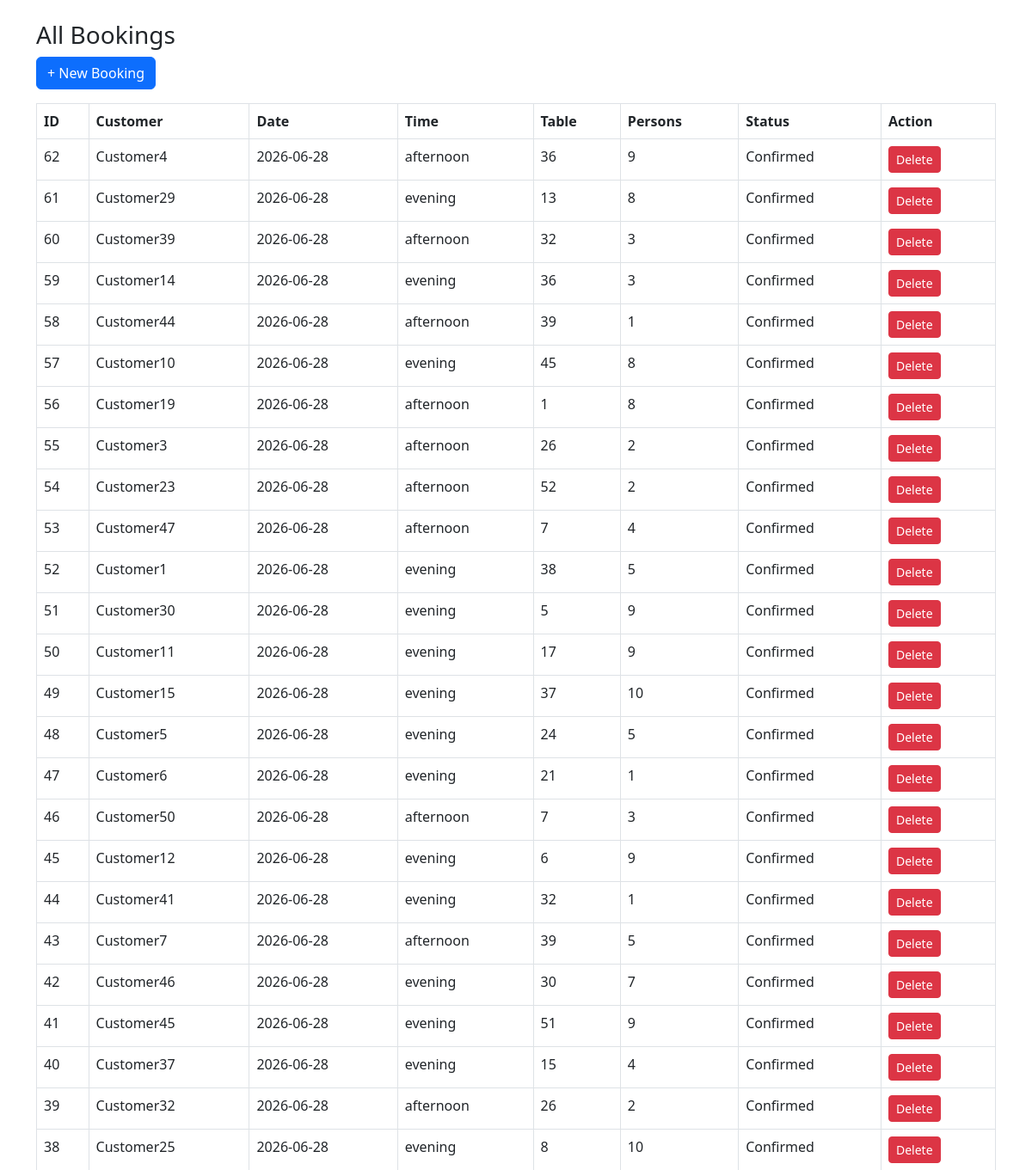
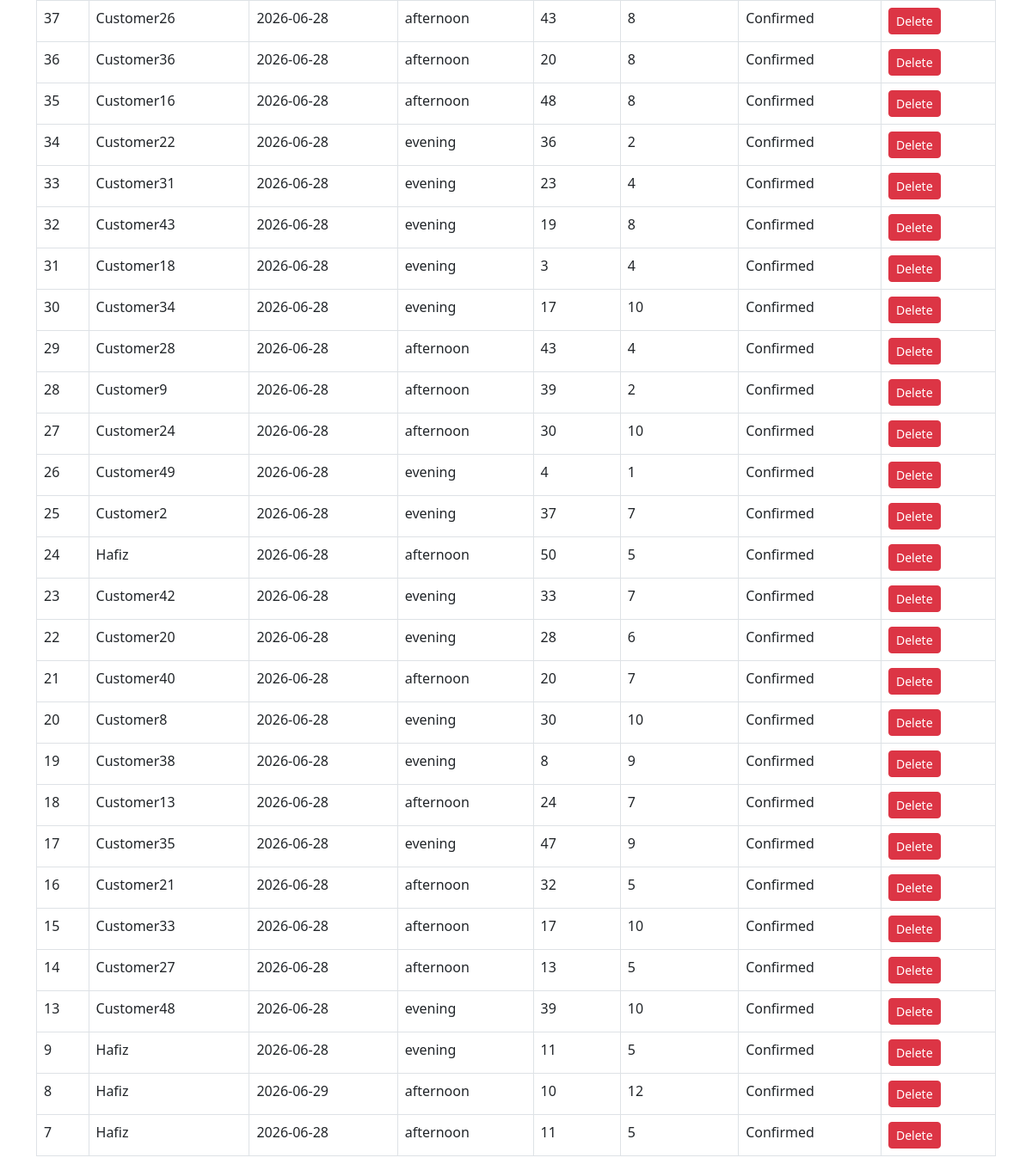
The app's page /index.php/bookings, older data (2 pictures, top to bottom).
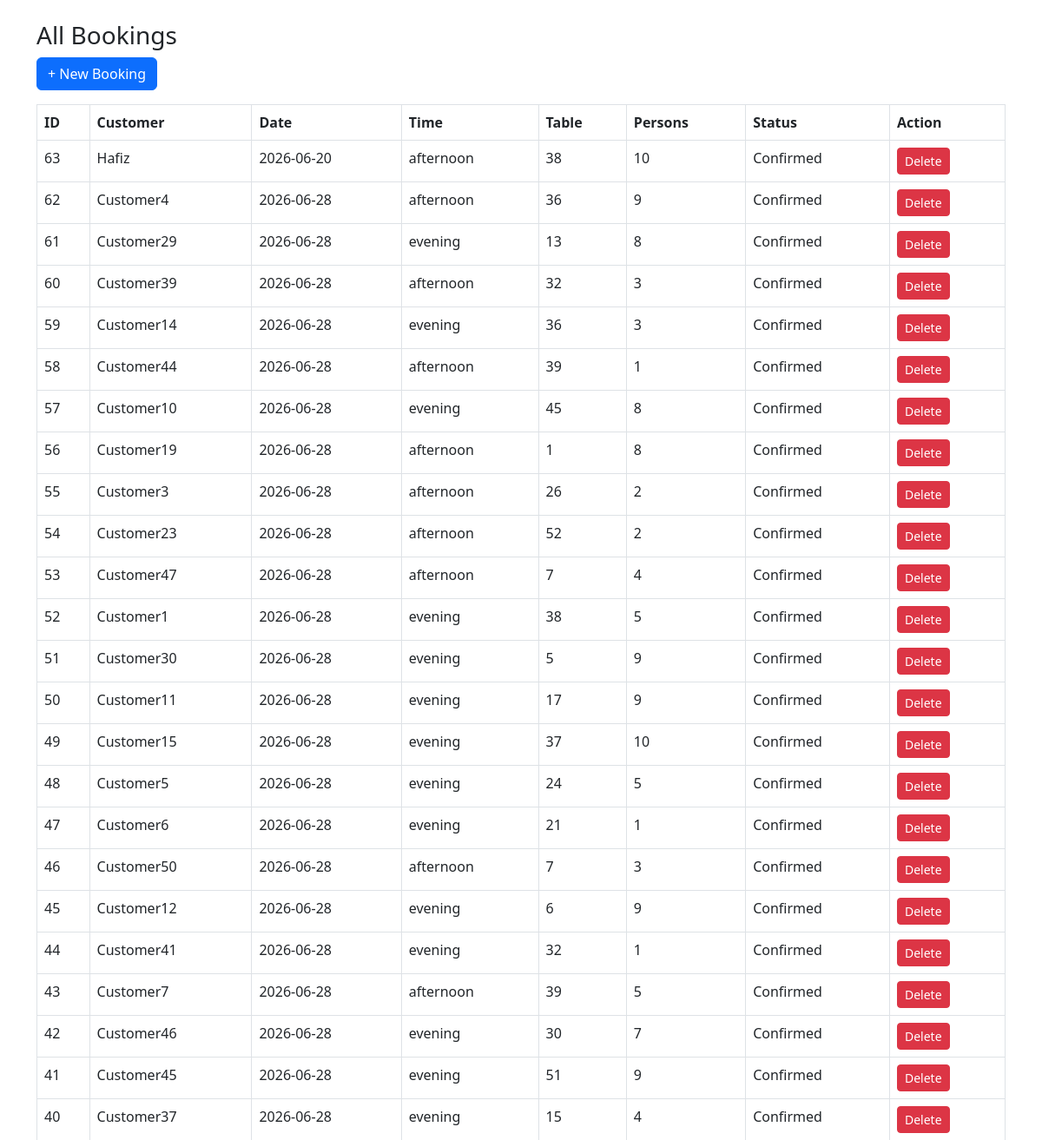
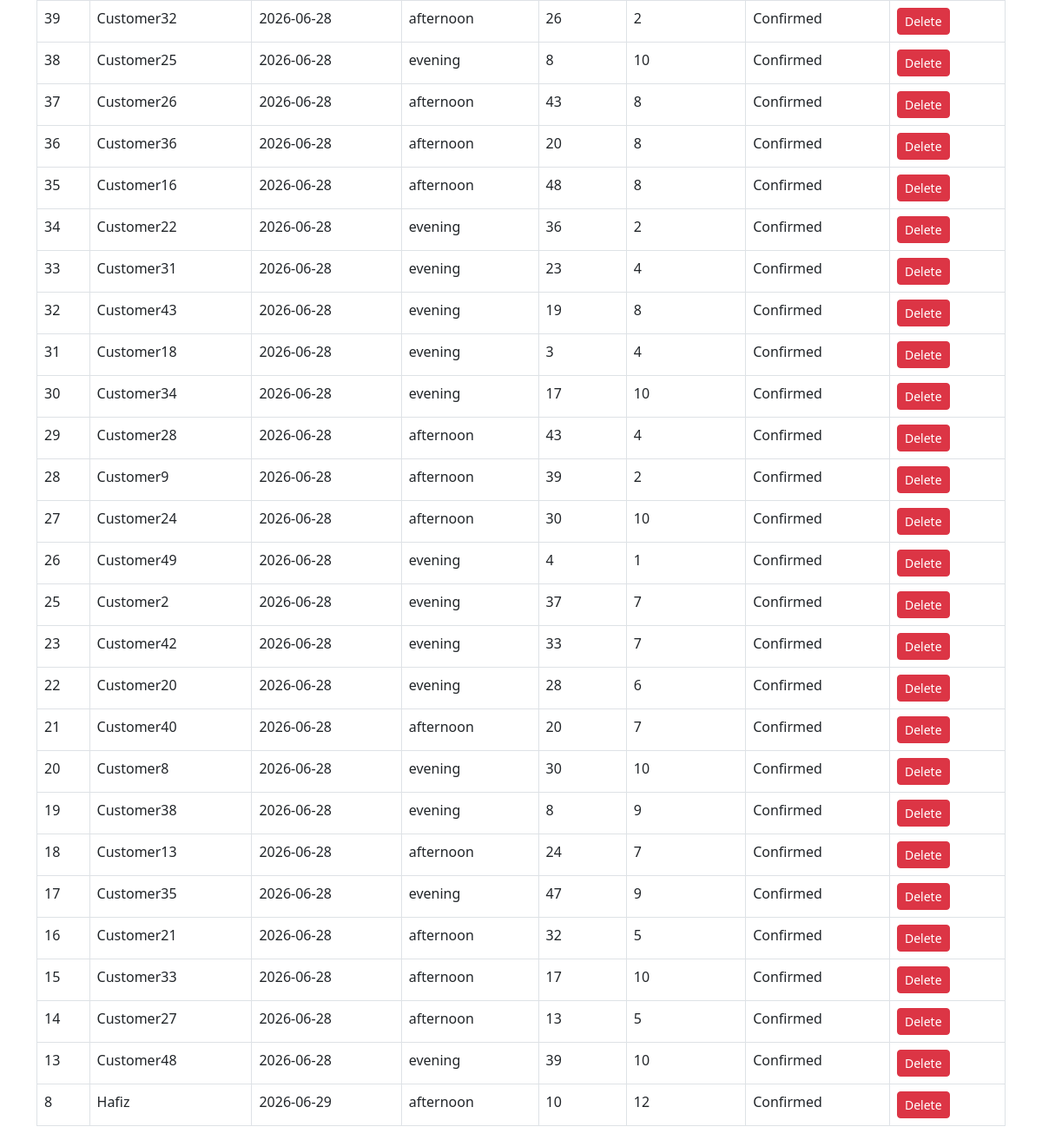
The same page, newer data (2 pictures, top to bottom).
### tables this page shows
CREATE TABLE `bookings` (
  `booking_id` int(11) NOT NULL,
  `customer_id` int(11) NOT NULL,
  `reservation_no` varchar(50) DEFAULT NULL,
  `booking_date` date NOT NULL,
  `booking_time` varchar(200) NOT NULL,
  `arrival_time` varchar(200) NOT NULL,
  `number_of_guests` int(11) NOT NULL,
  `table_number` int(11) NOT NULL,
  `guest_names` text NOT NULL,
  `special_request` text DEFAULT NULL,
  `status` enum('Pending','Confirmed','Cancelled','Completed') DEFAULT 'Pending',
  `created_at` timestamp NOT NULL DEFAULT current_timestamp(),
  `updated_at` timestamp NOT NULL DEFAULT current_timestamp() ON UPDATE current_timestamp()
);

CREATE TABLE `customers` (
  `customer_id` int(11) NOT NULL,
  `first_name` varchar(100) NOT NULL,
  `last_name` varchar(100) DEFAULT NULL,
  `username` varchar(2000) NOT NULL,
  `phone` varchar(20) NOT NULL,
  `email` varchar(150) DEFAULT NULL,
  `password` varchar(255) NOT NULL,
  `address_line1` varchar(255) DEFAULT NULL,
  `address_line2` varchar(255) DEFAULT NULL,
  `city` varchar(100) DEFAULT NULL,
  `state` varchar(100) DEFAULT NULL,
  `postal_code` varchar(20) DEFAULT NULL,
  `country` varchar(100) DEFAULT NULL,
  `created_at` timestamp NOT NULL DEFAULT current_timestamp(),
  `updated_at` timestamp NOT NULL DEFAULT current_timestamp() ON UPDATE current_timestamp(),
  `role` enum('Member','Admin') NOT NULL DEFAULT 'Member',
  `customer_type` enum('Non-Resident','Resident') NOT NULL DEFAULT 'Non-Resident'
);

### application/controllers/Bookings.php (called while the page is built, shortened)
<?php
class Bookings extends CI_Controller {
    public function __construct()
    {
        $this->load->database();
        $this->load->library('session');
        $this->load->helper(['url', 'form']);
    }
    public function index()
    {
        $this->db->select('bookings.*, customers.first_name as customer_name, customers.phone');
        $this->db->from('bookings');
        $this->db->join('customers', 'customers.customer_id = bookings.customer_id', 'left');
        $this->db->order_by('bookings.booking_id', 'DESC');
        $data['bookings'] = $this->db->get()->result();
        $this->load->view('bookings/index', $data);
    }
}

### index.php (called while the page is built, shortened)
<?php
require_once BASEPATH.'core/CodeIgniter.php';

### application/views/bookings/index.php (the view, shortened to what this page needs)
<!DOCTYPE html>
<html>
<head>
    <link rel="stylesheet" href="https://cdn.jsdelivr.net/npm/bootstrap@5.3.0/dist/css/bootstrap.min.css">
</head>
<body>
<div class="container mt-4">
    <h3>All Bookings</h3>
    <a href="<?= site_url('bookings/create'); ?>" class="btn btn-primary mb-3">
        + New Booking
    </a>
    <table class="table table-bordered">
        <thead>
            <tr>
                <th>ID</th>
                <th>Customer</th>
                <th>Date</th>
                <th>Time</th>
                <th>Table</th>
                <th>Persons</th>
                <th>Status</th>
                <th>Action</th>
            </tr>
        </thead>
        <tbody>
        <?php foreach($bookings as $b): ?>
            <tr>
                <td><?= $b->booking_id; ?></td>
                <td><?= $b->customer_name; ?></td>
                <td><?= $b->booking_date; ?></td>
                <td><?= $b->booking_time; ?></td>
                <td><?= $b->table_number; ?></td>
                <td><?= $b->number_of_guests; ?></td>
                <td><?= $b->status; ?></td>
                <td>
                    <a href="<?= site_url('bookings/delete/'.$b->booking_id); ?>"
                       class="btn btn-danger btn-sm"
                       onclick="return confirm('Delete this booking?')">
                       Delete
                    </a>
                </td>
            </tr>
        <?php endforeach; ?>
        </tbody>
    </table>
</div>
</body>
</html>

Row changes from the older to the newer data that the page shows:
removed bookings: booking_id "24", customer.first_name "Hafiz", booking_date "2026-06-28", booking_time "afternoon", table_number "50", number_of_guests "5", status "Confirmed"
removed bookings: booking_id "9", customer.first_name "Hafiz", booking_date "2026-06-28", booking_time "evening", table_number "11", number_of_guests "5", status "Confirmed"
removed bookings: booking_id "7", customer.first_name "Hafiz", booking_date "2026-06-28", booking_time "afternoon", table_number "11", number_of_guests "5", status "Confirmed"
added bookings: booking_id "63", customer.first_name "Hafiz", booking_date "2026-06-20", booking_time "afternoon", table_number "38", number_of_guests "10", status "Confirmed"
